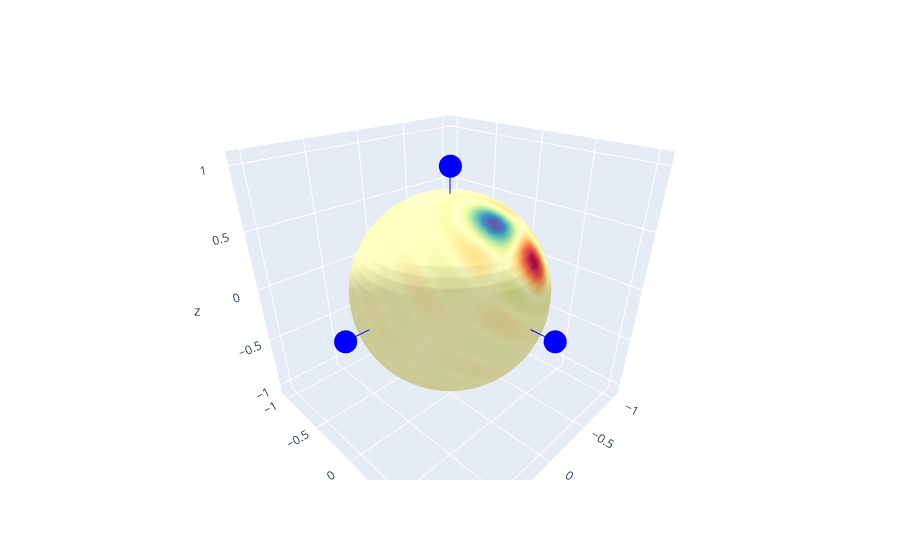

This figure's notebook cell:
### Markdown cell above
### First rotation
The field after rotating by μ around the z-axis.

### Code cell
go.Figure([
    go.Surface(x=old_x_mesh, y=old_y_mesh, z=old_z_mesh, surfacecolor=first_step.evaluate(old_mesh).real, **surf_layout),
    old_xyz
], fig_layout).show()

### Figure 1 — Plotly figure (JSON) as saved in the notebook; plotly's stock layout.template omitted (floating-point values rounded to 4 significant figures; data arrays with more than 128 entries replaced by an {"elided": "..."} marker saying what was removed)
{"data": [{"cmid": 0, "colorscale": [[0, "rgb(158,1,66)"], [0.1, "rgb(213,62,79)"], [0.2, "rgb(244,109,67)"], [0.3, "rgb(253,174,97)"], [0.4, "rgb(254,224,139)"], [0.5, "rgb(255,255,191)"], [0.6, "rgb(230,245,152)"], [0.7, "rgb(171,221,164)"], [0.8, "rgb(102,194,165)"], [0.9, "rgb(50,136,189)"], [1, "rgb(94,79,162)"]], "showscale": false, "surfacecolor": {"elided": "73x37 float values"}, "type": "surface", "x": {"elided": "73x37 float values"}, "y": {"elided": "73x37 float values"}, "z": {"elided": "73x37 float values"}}, {"hovertext": ["", "x", "", "y", "", "z"], "line": {"color": "blue"}, "name": "Old axes", "type": "scatter3d", "x": [0, 1, 0, 0, 0, 0], "y": [0, 0, 0, 1, 0, 0], "z": [0, 0, 0, 0, 0, 1]}], "layout": {"autosize": true, "scene": {"aspectratio": {"x": 1, "y": 1, "z": 1}, "camera": {"center": {"x": 0, "y": 0, "z": 0}, "eye": {"x": 1.038, "y": 1.038, "z": 0.8305}, "projection": {"type": "perspective"}, "up": {"x": 0, "y": 0, "z": 1}}, "xaxis": {"range": [-1.1, 1.1], "type": "linear"}, "yaxis": {"range": [-1.1, 1.1], "type": "linear"}, "zaxis": {"range": [-1.1, 1.1], "type": "linear"}}}}
